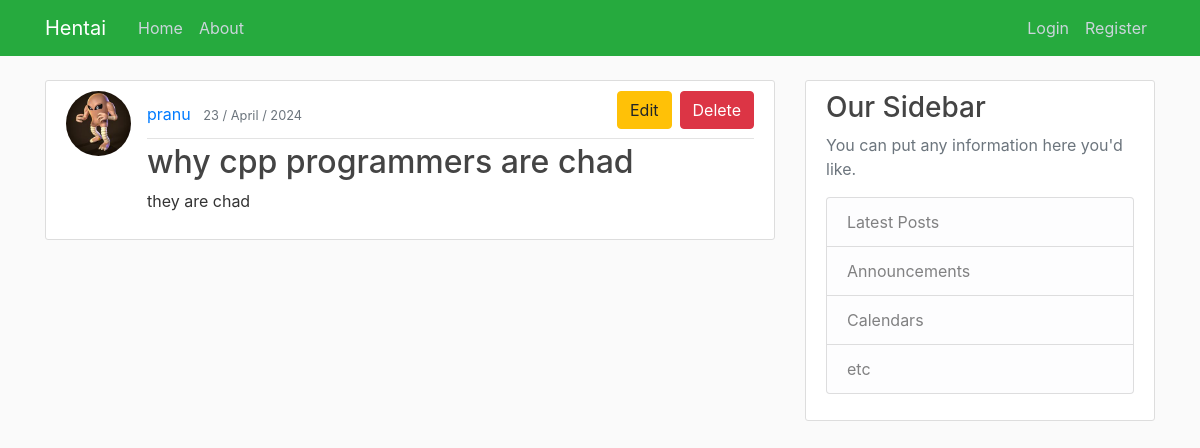
Before: /post/11 with the older database file.
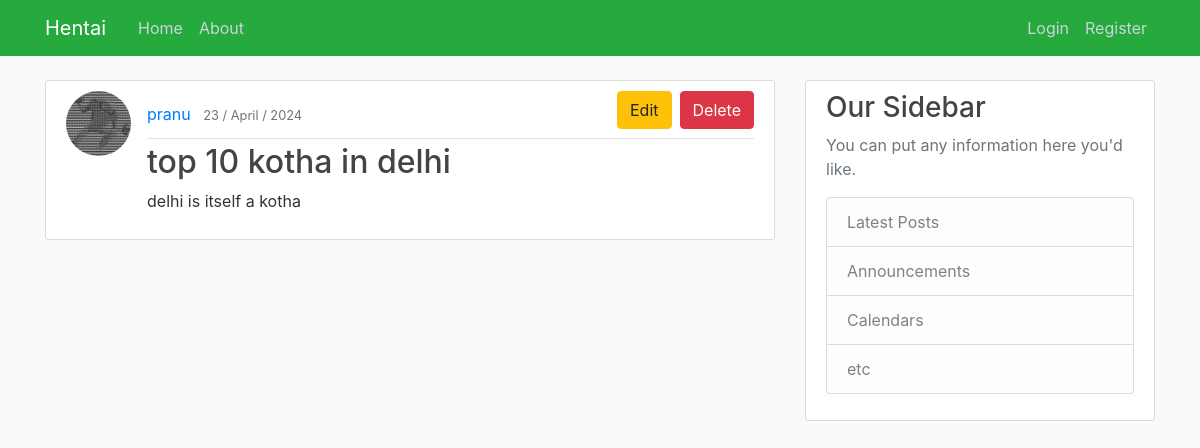
After: the same page with the newer database file.
### blog/models.py (models this page shows, shortened)
class Post(models.Model):
    title = models.CharField(max_length=100)
    contents = models.TextField()
    date_posted = models.DateTimeField(default = timezone.now)
    author = models.ForeignKey(User, on_delete = models.CASCADE)

### user_authentication/models.py (models this page shows, shortened)
class Profile(models.Model):
    user = models.OneToOneField(User,on_delete=models.CASCADE) # Means that if user is deleted delete the profile but not vice versa i.e. when the profile is deleted not delete the user
    image = models.ImageField(default="default.jpg",upload_to="profile_pics")
    bio = models.CharField(max_length=250,default="A veteran of this application")

### blog/views.py (the view)
def post_detail(request,pk):
    context = {
        'post':Post.objects.filter(pk=pk).first(),
        'title':f'Detail of {pk}\' post',
    }
    return render(request,'blog/post_detail.html',context)

### blog/templates/blog/post_detail.html
{% extends "blog/base.html" %}
{% block main %}
    <article class="media content-section">
        <img class="rounded-circle article-img" src="{{ post.author.profile.image.url }}">
        <div class="media-body">
          <div class="article-metadata d-flex justify-content-between align-items-center">
          <div>
            <a class="mr-2" href="{% url 'profile' %}">{{ post.author }}</a>
            <small class="text-muted">{{ post.date_posted | date:"d / F / Y" }}</small>
          </div>
            <div style="margin-bottom:0.5rem;" class="btn-group">
              <a href="{% url 'post-edit' post.pk %}" ><button type="button" class="btn btn-warning mr-2">Edit</button></a>
              <a href="{% url 'post-delete' post.pk %}" ><button type="button" class="btn btn-danger">Delete</button></a>
            </div>
          </div>
          <h2 class="article-title">{{ post.title }}</h2>
          <p class="article-content">{{post.contents}}</p>
        </div>
      </article>
{% endblock main %}

Changed rows visible on the page:
changed Post "pranu": author.profile.image: a different picture; title "why cpp programmers are chad" → "top 10 kotha in delhi"; contents "they are chad" → "delhi is itself a kotha"
